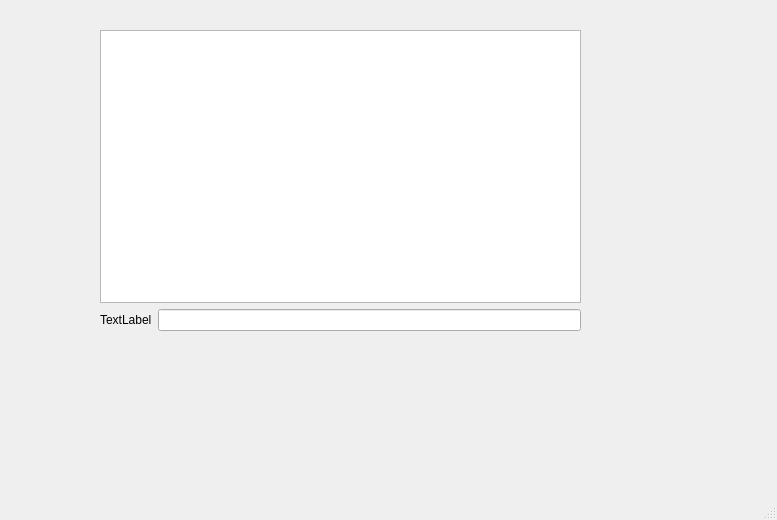
<?xml version="1.0" encoding="UTF-8"?>
<ui version="4.0">
 <class>MainWindow</class>
 <widget class="QMainWindow" name="MainWindow">
  <property name="geometry">
   <rect>
    <x>0</x>
    <y>0</y>
    <width>777</width>
    <height>520</height>
   </rect>
  </property>
  <property name="windowTitle">
   <string>MainWindow</string>
  </property>
  <widget class="QWidget" name="centralwidget">
   <widget class="QWidget" name="verticalLayoutWidget">
    <property name="geometry">
     <rect>
      <x>100</x>
      <y>30</y>
      <width>481</width>
      <height>301</height>
     </rect>
    </property>
    <layout class="QVBoxLayout" name="verticalLayout">
     <item>
      <widget class="QTableWidget" name="tableWidget"/>
     </item>
     <item>
      <layout class="QHBoxLayout" name="horizontalLayout">
       <item>
        <widget class="QLabel" name="total">
         <property name="text">
          <string>TextLabel</string>
         </property>
        </widget>
       </item>
       <item>
        <widget class="QLineEdit" name="lineEdit"/>
       </item>
      </layout>
     </item>
    </layout>
   </widget>
  </widget>
  <widget class="QStatusBar" name="statusbar"/>
 </widget>
 <resources/>
 <connections/>
</ui>
